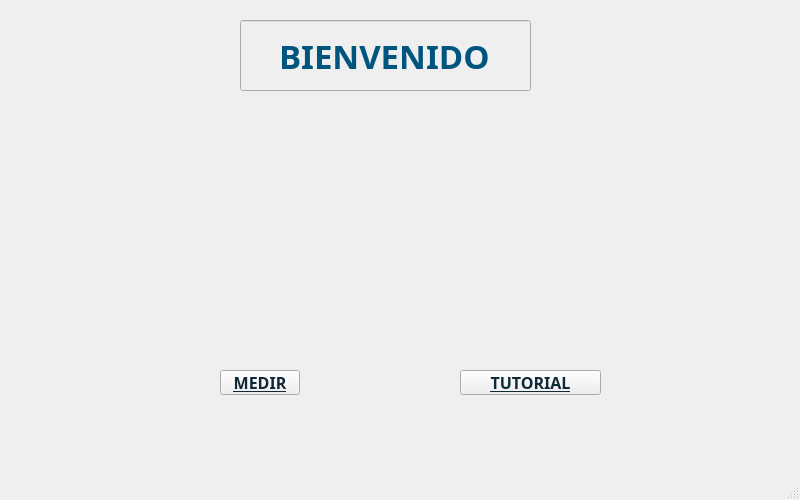
<?xml version="1.0" encoding="UTF-8"?>
<ui version="4.0">
 <class>MainWindow</class>
 <widget class="QMainWindow" name="MainWindow">
  <property name="geometry">
   <rect>
    <x>0</x>
    <y>0</y>
    <width>800</width>
    <height>500</height>
   </rect>
  </property>
  <property name="windowTitle">
   <string>MainWindow</string>
  </property>
  <property name="layoutDirection">
   <enum>Qt::LeftToRight</enum>
  </property>
  <property name="styleSheet">
   <string notr="true">background-image: url(:/new/prefix1/images/bk5b.jpeg);
background-position: center;</string>
  </property>
  <widget class="QWidget" name="centralwidget">
   <widget class="QPushButton" name="medirbtn">
    <property name="geometry">
     <rect>
      <x>220</x>
      <y>370</y>
      <width>80</width>
      <height>25</height>
     </rect>
    </property>
    <property name="font">
     <font>
      <family>3ds</family>
      <pointsize>12</pointsize>
      <weight>75</weight>
      <bold>true</bold>
      <underline>true</underline>
     </font>
    </property>
    <property name="autoFillBackground">
     <bool>false</bool>
    </property>
    <property name="styleSheet">
     <string notr="true">color:rgb(16, 39, 55);
background-image: url(:/new/prefix1/images/btnbk.png);

</string>
    </property>
    <property name="text">
     <string>MEDIR</string>
    </property>
   </widget>
   <widget class="QPushButton" name="pushButton">
    <property name="geometry">
     <rect>
      <x>460</x>
      <y>370</y>
      <width>141</width>
      <height>25</height>
     </rect>
    </property>
    <property name="font">
     <font>
      <family>3ds</family>
      <pointsize>12</pointsize>
      <weight>75</weight>
      <bold>true</bold>
      <underline>true</underline>
     </font>
    </property>
    <property name="styleSheet">
     <string notr="true">color:rgb(14, 42, 56);
background-image: url(:/new/prefix1/images/btnbk.png);</string>
    </property>
    <property name="text">
     <string>TUTORIAL</string>
    </property>
   </widget>
   <widget class="QLineEdit" name="lineEdit">
    <property name="enabled">
     <bool>false</bool>
    </property>
    <property name="geometry">
     <rect>
      <x>240</x>
      <y>20</y>
      <width>291</width>
      <height>71</height>
     </rect>
    </property>
    <property name="font">
     <font>
      <family>3ds</family>
      <pointsize>25</pointsize>
      <weight>75</weight>
      <italic>false</italic>
      <bold>true</bold>
      <strikeout>false</strikeout>
      <kerning>true</kerning>
     </font>
    </property>
    <property name="styleSheet">
     <string notr="true">color:rgb(0, 85, 127);
background-image: url(:/new/prefix1/images/btnbk.png);</string>
    </property>
    <property name="text">
     <string>BIENVENIDO</string>
    </property>
    <property name="alignment">
     <set>Qt::AlignCenter</set>
    </property>
    <property name="cursorMoveStyle">
     <enum>Qt::LogicalMoveStyle</enum>
    </property>
   </widget>
  </widget>
  <widget class="QMenuBar" name="menubar">
   <property name="geometry">
    <rect>
     <x>0</x>
     <y>0</y>
     <width>800</width>
     <height>25</height>
    </rect>
   </property>
  </widget>
  <widget class="QStatusBar" name="statusbar"/>
 </widget>
 <resources/>
 <connections/>
</ui>
